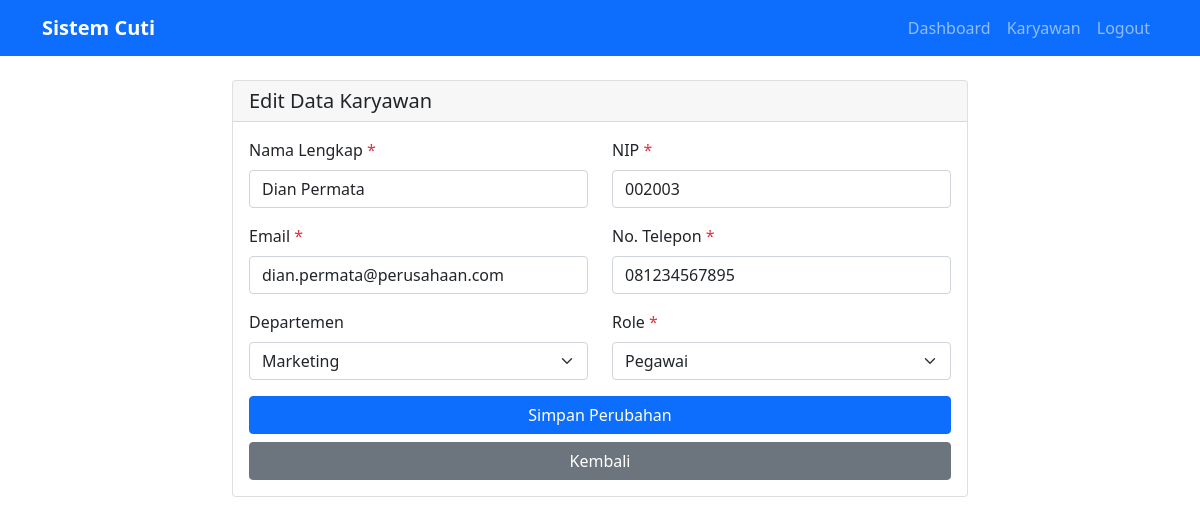
The page /admin/karyawan/edit_karyawan.php?id=6 (signed in) on the database its author committed.
### tables this page shows
CREATE TABLE users (
    id_user INT PRIMARY KEY AUTO_INCREMENT,
    nip VARCHAR(20) UNIQUE NOT NULL,
    password VARCHAR(255) NOT NULL,
    nama_lengkap VARCHAR(100) NOT NULL,
    email VARCHAR(100) NOT NULL,
    no_telp VARCHAR(15) NOT NULL,
    role ENUM('admin', 'pegawai') NOT NULL,
    id_departemen INT NULL,
    FOREIGN KEY (id_departemen) REFERENCES departemen(id_departemen)
);

CREATE TABLE departemen (
    id_departemen INT PRIMARY KEY AUTO_INCREMENT,
    nama_departemen VARCHAR(100) NOT NULL
);

### admin/karyawan/edit_karyawan.php (the view, shortened to what this page needs)
<?php
include '../../config.php';
$id_user = $_GET['id'];
$sql = "SELECT * FROM users WHERE id_user = ?";
$stmt = $pdo->prepare($sql);
$stmt->execute([$id_user]);
$karyawan = $stmt->fetch(PDO::FETCH_ASSOC);
$sql_dept = "SELECT * FROM departemen ORDER BY nama_departemen";
$stmt_dept = $pdo->query($sql_dept);
$departemen = $stmt_dept->fetchAll(PDO::FETCH_ASSOC);
?>
<!DOCTYPE html>
<html lang="id">
<head>
    <link href="https://cdn.jsdelivr.net/npm/bootstrap@5.1.3/dist/css/bootstrap.min.css" rel="stylesheet">
</head>
<body>
    <nav class="navbar navbar-expand-lg navbar-dark bg-primary">
        <div class="container">
            <a class="navbar-brand fw-bold" href="../dashboard.php">Sistem Cuti</a>
            <div class="navbar-nav ms-auto">
                <a class="nav-link" href="../dashboard.php">Dashboard</a>
                <a class="nav-link" href="karyawan.php">Karyawan</a>
                <a class="nav-link" href="../logout.php">Logout</a>
            </div>
        </div>
    </nav>
    <div class="container mt-4">
        <div class="row justify-content-center">
            <div class="col-md-8">
                <div class="card">
                    <div class="card-header">
                        <h5 class="mb-0">Edit Data Karyawan</h5>
                    </div>
                    <div class="card-body">
                        <form method="POST">
                            <div class="row">
                                <div class="col-md-6 mb-3">
                                    <label class="form-label">Nama Lengkap <span class="text-danger">*</span></label>
                                    <input type="text" class="form-control" name="nama_lengkap"
                                           value="<?php echo htmlspecialchars($karyawan['nama_lengkap']); ?>" required>
                                </div>
                                <div class="col-md-6 mb-3">
                                    <label class="form-label">NIP <span class="text-danger">*</span></label>
                                    <input type="text" class="form-control" name="nip"
                                           value="<?php echo htmlspecialchars($karyawan['nip']); ?>" required>
                                </div>
                            </div>
                            <div class="row">
                                <div class="col-md-6 mb-3">
                                    <label class="form-label">Email <span class="text-danger">*</span></label>
                                    <input type="email" class="form-control" name="email"
                                           value="<?php echo htmlspecialchars($karyawan['email']); ?>" required>
                                </div>
                                <div class="col-md-6 mb-3">
                                    <label class="form-label">No. Telepon <span class="text-danger">*</span></label>
                                    <input type="text" class="form-control" name="no_telp"
                                           value="<?php echo htmlspecialchars($karyawan['no_telp']); ?>" required>
                                </div>
                            </div>
                            <div class="row">
                                <div class="col-md-6 mb-3">
                                    <label class="form-label">Departemen</label>
                                    <select class="form-select" name="id_departemen">
                                        <?php foreach ($departemen as $dept): ?>
                                            <option value="<?php echo $dept['id_departemen']; ?>"
                                                <?php echo ($karyawan['id_departemen'] == $dept['id_departemen']) ? 'selected' : ''; ?>>
                                                <?php echo htmlspecialchars($dept['nama_departemen']); ?>
                                            </option>
                                        <?php endforeach; ?>
                                    </select>
                                </div>
                                <div class="col-md-6 mb-3">
                                    <label class="form-label">Role <span class="text-danger">*</span></label>
                                    <select class="form-select" name="role" required>
                                        <option value="pegawai" <?php echo ($karyawan['role'] == 'pegawai') ? 'selected' : ''; ?>>Pegawai</option>
                                    </select>
                                </div>
                            </div>
                            <div class="d-grid gap-2">
                                <button type="submit" class="btn btn-primary">Simpan Perubahan</button>
                                <a href="karyawan.php" class="btn btn-secondary">Kembali</a>
                            </div>
                        </form>
                    </div>
                </div>
            </div>
        </div>
    </div>
</body>
</html>

### rows shown on the page
users: nama_lengkap "Dian Permata", nip "002003", email "dian.permata@perusahaan.com", no_telp "081234567895", id_departemen "Marketing", role "Pegawai"
